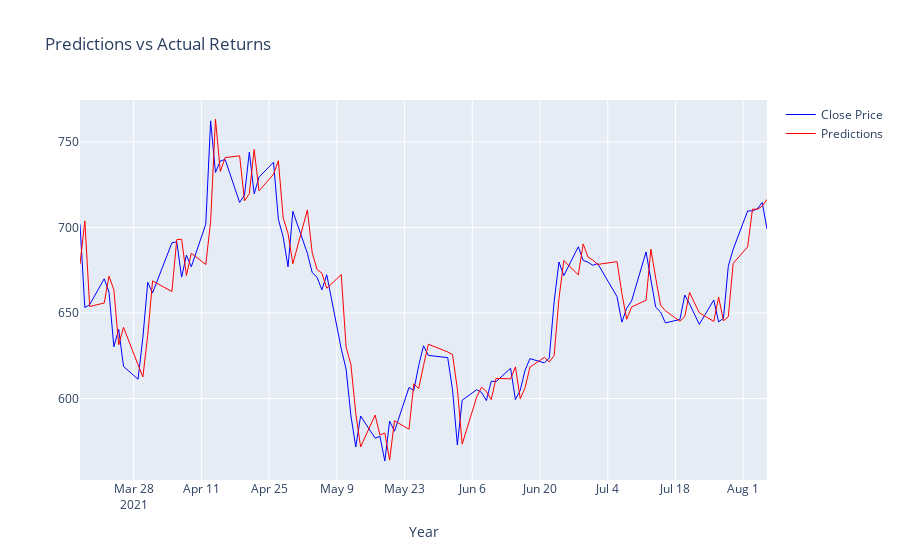

Notebook code for this chart:
### Code cell
# Plot last WINDOW_LENGTH days for visibility
WINDOW_LENGTH = 100

fig = go.Figure()
fig.add_trace(go.Line(x=dataframe.index[-WINDOW_LENGTH:], y=dataframe['close'][-WINDOW_LENGTH:], name='Close Price',
                         line=dict(color='blue', width=1)))
fig.add_trace(go.Line(x=dataframe.index[-WINDOW_LENGTH:], y=dataframe['predictions'][-WINDOW_LENGTH:], name = 'Predictions',
                         line=dict(color='red', width=1)
))

fig.update_layout(title='Predictions vs Actual Returns',
                   xaxis_title='Year')
fig.show()
